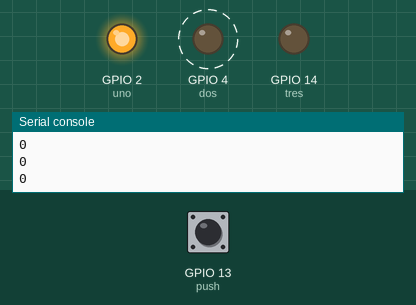
A program run on a simulated ESP32 board running MicroPython. Shown: output pins drawn as LEDs (lit = HIGH), the last lines printed to the serial console. Dashed ring = blinking. Inputs (shaded band) come from the test bench; at power-on: GPIO 13 (push) LOW. Threads take turns every 2 ms.

Above: at 1.26 s.
1.3 s: GPIO 13 (push) pulled HIGH for 0.15 s
At 1.46 s:
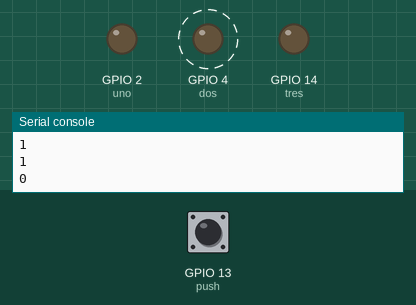
4.3 s: GPIO 13 (push) pulled HIGH for 3.2 s
At 4.52 s:
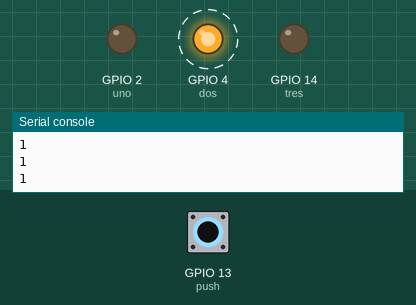
Timing chart, 0 to 15.0 s (numbered marks = the images above; inputs shaded):
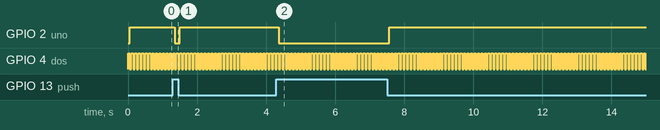

Measured:
- after the input at 1.3 s, GPIO 2 (uno): HIGH → LOW after 0.05 s, → HIGH 0.15 s later
- after the input at 4.3 s, GPIO 2 (uno): HIGH → LOW after 0.06 s, → HIGH 3.2 s later
- by itself, GPIO 4 (dos): alternates HIGH for 0.05 s and LOW for 0.05 s

The program:

nucleodos.py
```python
from machine import Pin
import utime
import _thread


push = Pin(13, Pin.IN, Pin.PULL_DOWN)# conectado al positivo  (0)  oprimir (1)
uno = Pin(2, Pin.OUT)
dos = Pin(4, Pin.OUT)
tres = Pin(14, Pin.OUT)

def nucleo_dos():

    while True:
        dos.value(1)
        utime.sleep(0.05)
        dos.value(0)
        utime.sleep(0.05)

_thread.start_new_thread(nucleo_dos, () )

while True:

    estado = push.value()
    print(estado)
    utime.sleep(0.05)

    if estado == 0:
        uno.value(1)
    else:
        uno.value(0)

if __name__==("__main__"):
    main()
```
